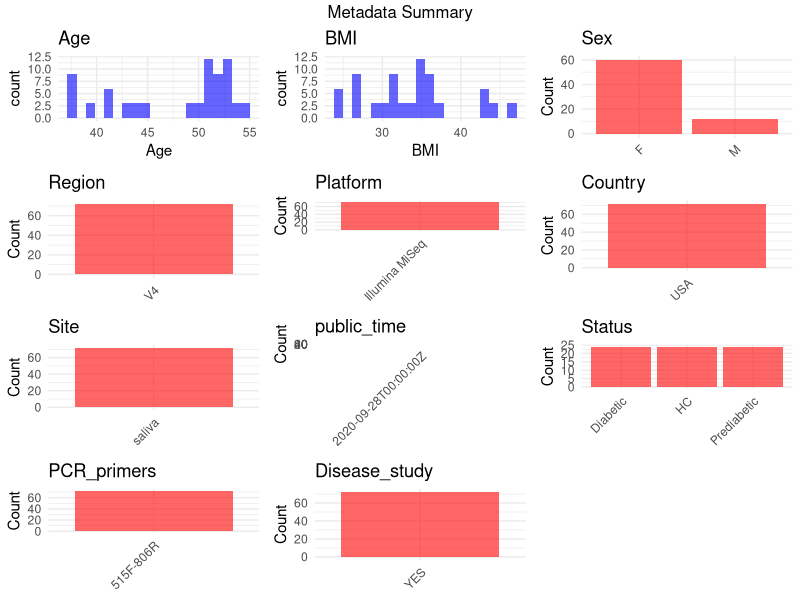

This figure's R source:
## ---- chunk 1
# Load necessary libraries
library(dplyr)
library(ggplot2)
library(gridExtra)

# Set working directory (update this path to your local directory)
setwd("D:/studylearning/董彪师兄项目/任务/修改20250922/PRJNA662100")

# Read the initial metadata files
initial_meta<-read.csv("SraRunTable.csv",header = T)
initial_meta <- subset(initial_meta,env_medium=="Saliva")
initial_meta$env_medium <- "saliva"
# Display the first few rows of the metadata
head(initial_meta)
## ---- chunk 2
# Create a uniform metadata dataframe
metadata <- data.frame(
  BioProject = initial_meta$BioProject,
  Run = initial_meta$Run,
  sample_name = initial_meta$Sample.Name,
  Age = NA,
  BMI = NA,
  Sex= NA,
  Region = "V4",
  Platform = initial_meta$Instrument,
  Country = initial_meta$geo_loc_name_country,
  Site = initial_meta$env_medium,
  public_time = initial_meta$ReleaseDate,
  Status = initial_meta$diabetes_status,
  study_subject = initial_meta$study_subject,
  stringsAsFactors = FALSE
)
## ---- chunk 3
# Add information obtained from the publication
metadata$PCR_primers <- "515F-806R"
metadata$title <- "Impact of Diabetes on the Gut and Salivary IgA Microbiomes"
metadata$Disease_study <- "YES"
metadata[which(metadata$Status=="Normoglycemic"),]$Status <- "HC"
update_dataframe <- function(df, id_col, condition_value, update_cols, update_values) {
  condition_rows <- df[[id_col]] == condition_value
  
  # 更新指定列的值
  for (i in seq_along(update_cols)) {
    df[condition_rows, update_cols[i]] <- update_values[i]
  }
  
  return(df)
}
metadata <- update_dataframe(metadata,id_col="study_subject",condition_value="N04",update_cols = c("Age", "BMI", "Sex"),update_values = c(49, 36.5, "female"))
metadata <- update_dataframe(metadata,id_col="study_subject",condition_value="N28",update_cols = c("Age", "BMI", "Sex"),update_values = c(53, 26.5, "female"))
metadata <- update_dataframe(metadata,id_col="study_subject",condition_value="N30",update_cols = c("Age", "BMI", "Sex"),update_values = c(52, 34.9, "female"))
metadata <- update_dataframe(metadata,id_col="study_subject",condition_value="N33",update_cols = c("Age", "BMI", "Sex"),update_values = c(38, 24.3, "female"))
metadata <- update_dataframe(metadata,id_col="study_subject",condition_value="N52",update_cols = c("Age", "BMI", "Sex"),update_values = c(52, 33.6, "female"))
metadata <- update_dataframe(metadata,id_col="study_subject",condition_value="N54",update_cols = c("Age", "BMI", "Sex"),update_values = c(51, 27, "female"))
metadata <- update_dataframe(metadata,id_col="study_subject",condition_value="N62",update_cols = c("Age", "BMI", "Sex"),update_values = c(38, 34.7, "female"))
metadata <- update_dataframe(metadata,id_col="study_subject",condition_value="N73",update_cols = c("Age", "BMI", "Sex"),update_values = c(44, 26.9, "female"))
metadata <- update_dataframe(metadata,id_col="study_subject",condition_value="PD11",update_cols = c("Age", "BMI", "Sex"),update_values = c(43, 35.3, "female"))
metadata <- update_dataframe(metadata,id_col="study_subject",condition_value="PD17",update_cols = c("Age", "BMI", "Sex"),update_values = c(51, 33.1, "female"))
metadata <- update_dataframe(metadata,id_col="study_subject",condition_value="PD22",update_cols = c("Age", "BMI", "Sex"),update_values = c(38, 31.4, "female"))
metadata <- update_dataframe(metadata,id_col="study_subject",condition_value="PD27",update_cols = c("Age", "BMI", "Sex"),update_values = c(55, 28.7, "male"))
metadata <- update_dataframe(metadata,id_col="study_subject",condition_value="PD40",update_cols = c("Age", "BMI", "Sex"),update_values = c(53, 31, "female"))
metadata <- update_dataframe(metadata,id_col="study_subject",condition_value="PD41",update_cols = c("Age", "BMI", "Sex"),update_values = c(52, 36.6, "female"))
metadata <- update_dataframe(metadata,id_col="study_subject",condition_value="PD44",update_cols = c("Age", "BMI", "Sex"),update_values = c(45, 36.8, "male"))
metadata <- update_dataframe(metadata,id_col="study_subject",condition_value="PD56",update_cols = c("Age", "BMI", "Sex"),update_values = c(50, 31, "male"))
metadata <- update_dataframe(metadata,id_col="study_subject",condition_value="D01",update_cols = c("Age", "BMI", "Sex"),update_values = c(54, 24.4, "female"))
metadata <- update_dataframe(metadata,id_col="study_subject",condition_value="D13",update_cols = c("Age", "BMI", "Sex"),update_values = c(51, 43.8, "female"))
metadata <- update_dataframe(metadata,id_col="study_subject",condition_value="D19",update_cols = c("Age", "BMI", "Sex"),update_values = c(41, 46.4, "female"))
metadata <- update_dataframe(metadata,id_col="study_subject",condition_value="D43",update_cols = c("Age", "BMI", "Sex"),update_values = c(53, 42.5, "female"))
metadata <- update_dataframe(metadata,id_col="study_subject",condition_value="D79",update_cols = c("Age", "BMI", "Sex"),update_values = c(41, 36.6, "male"))
metadata <- update_dataframe(metadata,id_col="study_subject",condition_value="D82",update_cols = c("Age", "BMI", "Sex"),update_values = c(53, 42.5, "female"))
metadata <- update_dataframe(metadata,id_col="study_subject",condition_value="D89",update_cols = c("Age", "BMI", "Sex"),update_values = c(51, 29.9, "female"))
metadata <- update_dataframe(metadata,id_col="study_subject",condition_value="D106",update_cols = c("Age", "BMI", "Sex"),update_values = c(39, 35.2, "female"))
metadata$Region <- "V4"
metadata <- metadata %>%
  mutate(Sex = case_when(
    grepl("female", Sex) ~ "F",
    grepl("male", Sex) ~ "M"
  ))
metadata$Age <- as.numeric(metadata$Age)
metadata$BMI <- as.numeric(metadata$BMI)
## ---- chunk 4
# Check the number of unique runs and sample names
print(paste("Number of unique runs:", length(unique(metadata$Run))))
print(paste("Number of unique sample names:", length(unique(metadata$sample_name))))
## ---- chunk 5
# Select columns for visualization
plot_data <- metadata %>%
  select(-BioProject, -Run, -sample_name, -title,-study_subject)

# Function to create simple plots for each column
create_simple_plots <- function(data) {
  plots <- list()
  
  for (col in colnames(data)) {
    # Check if the column is all NA
    if (all(is.na(data[[col]]))) {
      # Create an empty plot with text indicating all NA
      p <- ggplot() +
        annotate("text", x = 0.5, y = 0.5, label = "this column is NA", size = 6) +
        labs(title = col) +
        theme_void()
    } else if (is.numeric(data[[col]])) {
      # Numeric variable: histogram
      p <- ggplot(data, aes(x = .data[[col]])) +
        geom_histogram(fill = "blue", alpha = 0.6, bins = 20, na.rm = TRUE) +
        labs(title = col) +
        theme_minimal()
    } else {
      # Categorical variable: bar plot (remove NA values)
      count_data <- as.data.frame(table(data[[col]], useNA = "ifany"))
      p <- ggplot(count_data, aes(x = reorder(Var1, -Freq), y = Freq)) +
        geom_col(fill = "red", alpha = 0.6) +
        labs(title = col, x = NULL, y = "Count") +
        theme_minimal() +
        theme(axis.text.x = element_text(angle = 45, hjust = 1))
    }
    plots[[col]] <- p
  }
  
  return(plots)
}

# Generate and arrange plots
plots <- create_simple_plots(plot_data)
grid.arrange(grobs = plots, ncol = 3, top = "Metadata Summary")
## ---- chunk 6
# Reorder columns to match the desired format
metadata <- metadata[, c(
  "BioProject", "Run", "sample_name", "Age", "BMI", "Sex", 
  "Region", "Platform", "Country", "Site", "public_time", 
  "PCR_primers", "title", "Disease_study", "Status"
)]

# Export the uniform metadata to a CSV file
write.csv(metadata, file = "metadata.csv", quote = FALSE)
